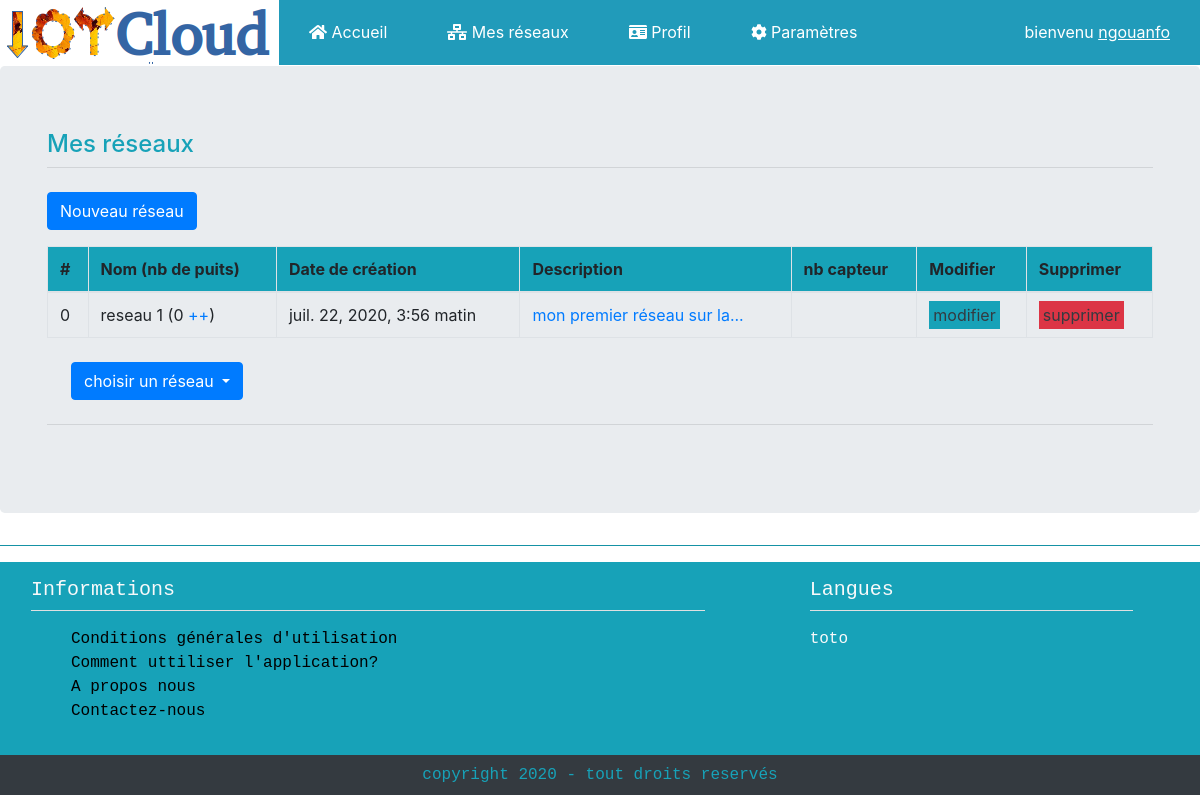
The app's page /gestionIoT/mes_reseau (signed in) with its own data.
### gestionIoT/models.py (models this page shows, shortened)
class Reseau(models.Model):
    proprietaire = models.ForeignKey(Proprietaire, on_delete = models.CASCADE)
    nom_reseau = models.CharField(max_length = 30)
    date_creation = models.DateTimeField(default = timezone.now)
    description_reseau = models.TextField(max_length = 500)
    """
    def get_absolute_url(self):
        from django.urls import reverse
        return reverse('gestionIoT.views.details', arg=[str(self.id)])"""

### gestionIoT/views.py (the view)
# urls.py: path('mes_reseau', views.liste_reseau, name='reseau_list'),
@login_required(redirect_field_name='connexion')
def liste_reseau(request):
    user = User()
    reseau = Reseau()
    nb = 0
    if user.is_authenticated:
        reseaux = Reseau.objects.filter(proprietaire_id = request.user.id)
    return render(request, 'gestionIoT/reseau_list.html', {'reseaux': reseaux, "nb": nb}) #locals())

### gestionIoT/templates/gestionIoT/reseau_list.html (shortened to what this page needs)
{% extends "gestionIoT/accueil.html" %}
{% block page_title %}
Mes réseaux
<hr class="mt-2 mb-4">
{% endblock %}
{% block content %}
  <p>
    <a href="{% url 'nouveau_reseau' %}" class="btn btn-primary">Nouveau réseau</a>
  </p>
  <table class="table table-bordered table-hover">
    <thead class="bg-info">
      <tr>
        <th>#</th>
        <th>Nom (nb de puits)</th>
        <th>Date de création</th>
        <th>Description</th>
        <th>nb capteur</th>
        <th>Modifier</th>
        <th>Supprimer</th>
      </tr>
    </thead>
    <tbody>
      {% for netw in reseaux %}
        <tr>
          <td>{{ nb }}</td-->
          <td>
            {{ netw.nom_reseau }}
            ({{ nb }} <a href="#" class="tooltip-test" title="Ajouter un puits au réseau" data-toggle="modal" data-target="#exampleModalCenter__"> ++</a>)</td>
            <td>{{ netw.date_creation }}</td>
          <td><a href="#" data-toggle="tooltip" data-placement="top" title="{{ netw.description_reseau }}">
                {% if netw.description_reseau|length > 25 %}
                    {{ netw.description_reseau|slice:"25" }}...
                {% else %}
                    {{ netw.description_reseau }}
                {% endif %}</a>
          </td>
          <td><a href="#"> </i></a></td>
          <td>
              <a class="bg-info p-1 text-dark" data-toggle="modal" data-target="#exampleModalCenter_" href="#">
                modifier
              </a>
          </td>
          <td>
            <a class="bg-danger p-1 text-dark" data-toggle="modal" data-target="#exampleModalCenter" href="#">
              supprimer
            </a>
          </td>
          </td>
        </tr>
      {% empty %}
        <tr class="table-active text-center">
          <td colspan="7">Vous n'avez aucun réseau pour le moment...</td>
        </tr>
      {% endfor %}
    </tbody>
  </table>
  <div class="m-4">
    <div class="dropdown">
      <button type="button" class="btn btn-primary dropdown-toggle" data-toggle="dropdown">
      choisir un réseau
      </button>
    </div>
  </div>
  <hr class="mt-2 mb-4">
{% endblock %}

### gestionIoT/templates/gestionIoT/accueil.html (shortened to what this page needs)
{% load static %}
<DOCTYPE html>
<html lang="en">
<head>
    <link rel="stylesheet" href="https://maxcdn.bootstrapcdn.com/bootstrap/4.5.0/css/bootstrap.min.css">
    <link rel="stylesheet" href="{% static 'gestionIoT/accueil.css' %}">
</head>
<body>
	<nav>
		<ul>
        <li><img src="{% static 'gestionIoT/logo.png' %}" alt="logo"></li>
			<li class="menu">
                <a href="accueil">
                    <i class="fas fa-home"></i> Accueil
                </a>
			</li>
			<li class="menu">
                <a href="{% url 'reseau_list' %}">
                    <i class="fas fa-network-wired"></i> Mes réseaux
                </a>
			</li>
			<li class="menu">
                <a href="mon_profil">
                    <i class="fas fa-id-card"></i> Profil </a>
			</li>
			<li class="menu">
                <a href="#"><i class="fas fa-cog"></i>
                    Paramètres
                </a>
            </li>
            <li class="menu-con">
                {% if user.is_authenticated %}
                    <a href="#">
                        bienvenu <u>{{ user.username }}</u>
                        </a>
                {% endif %}
            </li>
		</ul>
    </nav>
    <div class="jumbotron">
        <div class="container">
                <div class="text-info">
                    <h4>
                        {% block page_title %}
                        {% endblock %}
                    </h4>
                </div>
                    {% block content %}{% endblock %}
        </div>
    </div>
    {% block pied_page %}
	    <div class="footer">
            <footer class="text-monospace" style="bottom: 0; position: relative; width: 100%;">
                <hr class="mt-0 bg-info" width="100%">
                <div class="row m-0 p-3 text-light bg-info">
                    <div class="col-8">
                        <h5> Informations</h5>
                        <hr class="mt-1 bg-light ml-0" width="90%">
                        <ul>
                            <li class="i"> <a href="">Conditions générales d'utilisation </a></li>
                            <li class="i"> <a href="">Comment uttiliser l'application?</a></li>
                            <li class="i"> <a href="">A propos nous</a></li>
                            <li class="i"> <a href="">Contactez-nous</a></li>
                        </ul>
                    </div>
                    <div class="col-4">
                        <h5> Langues</h5>
                        <hr class="mt-1 bg-light ml-0" width="90%">
                        toto
                    </div>
                </div>
                <div class="bg-dark text-center p-2 text-info">
                    copyright 2020 - tout droits reservés
                </div>
            </footer>
        </div>
    {% endblock %}
    <link rel="stylesheet" href="https://stackpath.bootstrapcdn.com/bootstrap/4.1.0/css/bootstrap.min.css">
</body>
</html>

### gestionIoT/static/gestionIoT/accueil.css (style rules this page uses)
body { font-family: monospace, calibri, serif; margin:0px; padding:0px; }
nav > ul { margin: 0px; padding: 0px; }
nav > ul > li { float: left; position:relative; padding: 0 ; }
nav li { list-style-type: none; }
nav { width: 100%; background-color: #1d9ab9fa; }
nav > ul::after { content: ""; display: block; clear: both; }
nav a { display: inline-block; text-decoration: none; }
nav > ul > li > a { padding:20px 30px; color:#FFF; }
nav { margin-bottom: 1px; }
.menu-con { color: black; float: right; }
div ul li a { color:rgb(0, 0, 0); }
li { list-style-type: none; }

### records on screen
Reseau: nb "0", nom_reseau "reseau 1", date_creation "juil. 22, 2020, 3:56 matin", description_reseau "mon premier réseau sur la"

### other values on screen
{{ user.username }} "ngouanfo"
